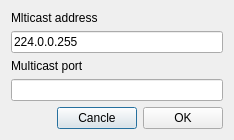
<?xml version="1.0" encoding="UTF-8"?>
<ui version="4.0">
 <class>SAKUdpMulticastEditingDialog</class>
 <widget class="QDialog" name="SAKUdpMulticastEditingDialog">
  <property name="geometry">
   <rect>
    <x>0</x>
    <y>0</y>
    <width>234</width>
    <height>130</height>
   </rect>
  </property>
  <property name="windowTitle">
   <string>添加组播</string>
  </property>
  <layout class="QGridLayout" name="gridLayout">
   <item row="4" column="1">
    <widget class="QPushButton" name="pushButton">
     <property name="text">
      <string>Cancle</string>
     </property>
    </widget>
   </item>
   <item row="4" column="2">
    <widget class="QPushButton" name="pushButton_2">
     <property name="text">
      <string>OK</string>
     </property>
    </widget>
   </item>
   <item row="4" column="0">
    <spacer name="horizontalSpacer">
     <property name="orientation">
      <enum>Qt::Horizontal</enum>
     </property>
     <property name="sizeHint" stdset="0">
      <size>
       <width>40</width>
       <height>20</height>
      </size>
     </property>
    </spacer>
   </item>
   <item row="3" column="0" colspan="3">
    <widget class="QLineEdit" name="portLineEdit">
     <property name="text">
      <string notr="true"/>
     </property>
     <property name="maxLength">
      <number>5</number>
     </property>
    </widget>
   </item>
   <item row="1" column="0" colspan="3">
    <widget class="QLineEdit" name="addressLineEdit">
     <property name="text">
      <string notr="true">224.0.0.255</string>
     </property>
    </widget>
   </item>
   <item row="0" column="0" colspan="3">
    <widget class="QLabel" name="label">
     <property name="text">
      <string>Mlticast address</string>
     </property>
    </widget>
   </item>
   <item row="2" column="0" colspan="3">
    <widget class="QLabel" name="label_2">
     <property name="text">
      <string>Multicast port</string>
     </property>
    </widget>
   </item>
  </layout>
 </widget>
 <resources/>
 <connections>
  <connection>
   <sender>pushButton</sender>
   <signal>clicked()</signal>
   <receiver>SAKUdpMulticastEditingDialog</receiver>
   <slot>reject()</slot>
   <hints>
    <hint type="sourcelabel">
     <x>100</x>
     <y>112</y>
    </hint>
    <hint type="destinationlabel">
     <x>44</x>
     <y>109</y>
    </hint>
   </hints>
  </connection>
  <connection>
   <sender>pushButton_2</sender>
   <signal>clicked()</signal>
   <receiver>SAKUdpMulticastEditingDialog</receiver>
   <slot>accept()</slot>
   <hints>
    <hint type="sourcelabel">
     <x>174</x>
     <y>107</y>
    </hint>
    <hint type="destinationlabel">
     <x>50</x>
     <y>101</y>
    </hint>
   </hints>
  </connection>
 </connections>
</ui>
